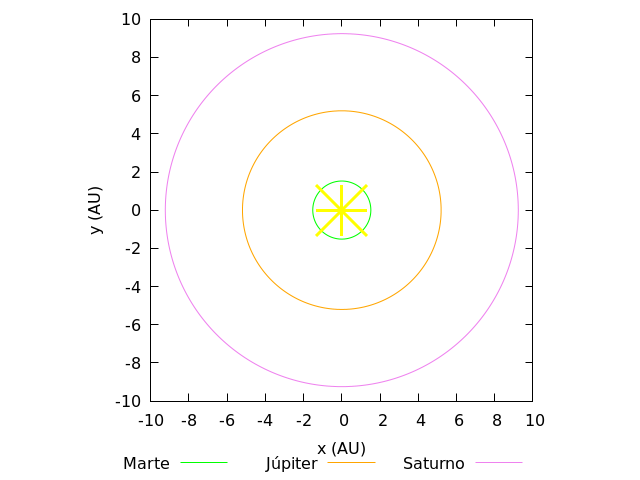

Recreate this plot in gnuplot.
set terminal pngcairo size 640, 480
set output "tarefa-1-graf-2-12558547.png"
reset

set xlabel "x (AU)"
set ylabel "y (AU)"

#set xrange[-1.2:1.2]
#set yrange[-1.2:1.2]

unset grid
set size square
set key out horiz
set key bottom right

set style line 1 lc rgb "green"  lw 1 dt 1
set style line 2 lc rgb "orange"  lw 1 dt 1
set style line 3 lc rgb "violet"  lw 1 dt 1
set style line 4 lc rgb "yellow" lw 3 pointsize 8.5 pointtype 3

plot "tarefa-1-saida-4-12558547.dat" with lines ls 1 title "Marte",\
     "tarefa-1-saida-5-12558547.dat" with lines ls 2 title "Júpiter",\
     "tarefa-1-saida-6-12558547.dat" with lines ls 3 title "Saturno",\
     "<echo '0 0'"   with points ls 4 notitle, \








